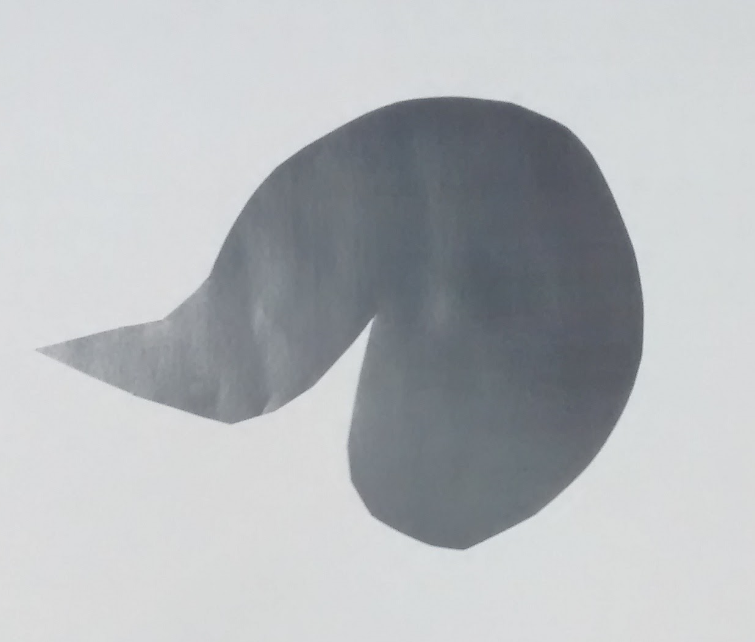
#> input picture shape.png, 755 x 642 px
$ python 'centro de massa.py'   (older library calls are emulated)
#> lines starting #> are read from the running program, lines starting #| are printed output that depends on the picture; after the words box and inside, x2 and y2 are one past the last pixel; in counts of white or black regions, pixels touching at a corner belong together
# ROTINA PARA OBTER CENTRO DE MASSA DE UMA OBJETO EM 2D A PARTIR DE UMA FOTO
# ALEXANDRE DE CASTRO MACIEL, DEP. DE FISICA DA UFPI
# MARCO DE 2016
# EXPLICACAO EM http://wp.me/P4JOA-gI

import matplotlib.pyplot as plt
import os
import os.path
import cv2

filename = 'shape.png'
threshold = 200

url = os.path.dirname(os.path.abspath(__file__))
img = cv2.imread(url+'/'+filename, cv2.CV_LOAD_IMAGE_GRAYSCALE)
#> img: shape (642, 755); min 82, max 232, mean 184.2
ret,thresh = cv2.threshold(img,threshold,255,cv2.THRESH_BINARY)
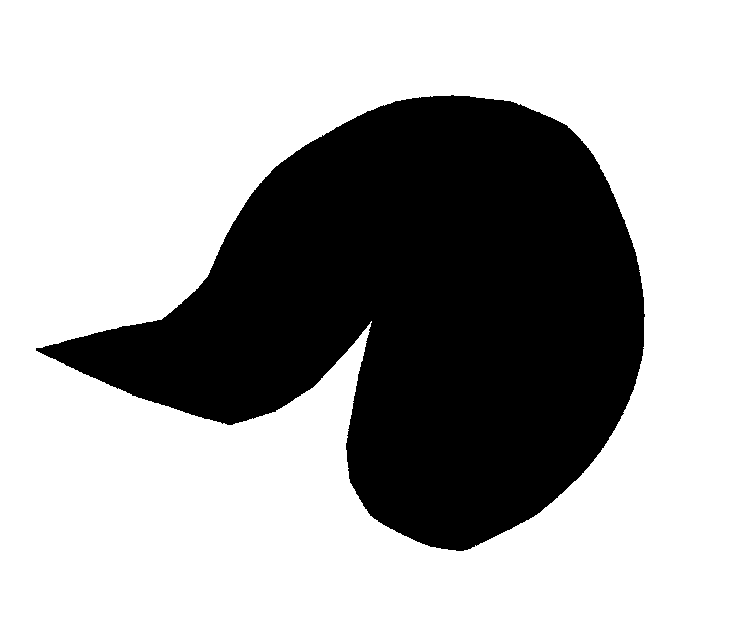
#> thresh: shape (642, 755); 68.3% white; 1 black region, box (x1, y1, x2, y2) and area: (36, 95, 645, 551) 153606
#> ret = 200
height, width = thresh.shape[:2]
#> height = 642; width = 755

mass = 0
Xcm  = 0.0
Ycm  = 0.0

for i in range(width) :
    for j in range(height) :
        if not thresh[j][i] :
            mass += 1
            Xcm  += i
            Ycm  += j
#> after the loop, Xcm = 64041834; Ycm = 47866468; mass = 153606

Xcm = Xcm/mass
#> Xcm = 416.9
Ycm = Ycm/mass
#> Ycm = 311.6

fig = plt.figure()
fig.clear()
plot = fig.add_subplot(111)
plot.imshow(thresh, 'gray')
plot.scatter([Xcm], [Ycm], s=30, c='yellow', edgecolors='red')
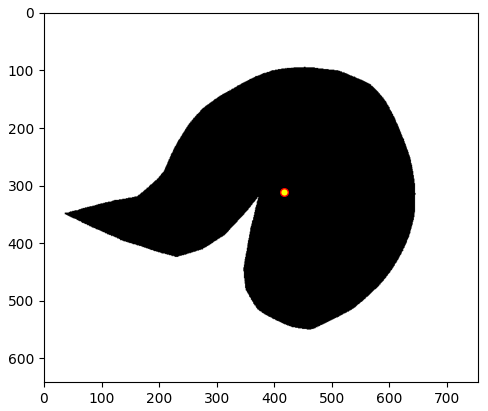
#> figure drawn by matplotlib, 1 panel

$ run again, with circle.png copied over shape.png
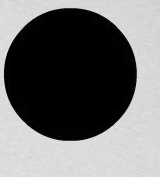
#> input picture circle.png, 160 x 177 px
#> img is the input picture: shape (177, 160); min 0, max 233, mean 111
#> `ret,thresh = cv2.threshold(img,threshold,255,cv2.THRESH_BINARY)`:
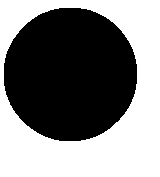
#> thresh: shape (177, 160); 50.4% white; 1 black region, box (x1, y1, x2, y2) and area: (4, 8, 137, 141) 14048
#> ret = 200
#> `plot.scatter([Xcm], [Ycm], s=30, c='yellow', edgecolors='red')`:
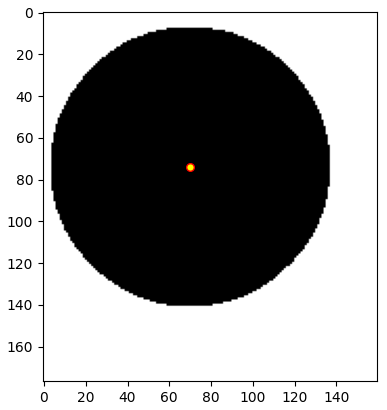
#> figure drawn by matplotlib, 1 panel

$ run again, with heart.png copied over shape.png
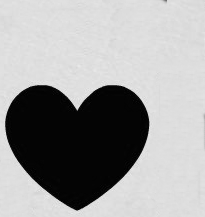
#> input picture heart.png, 205 x 217 px
#> img is the input picture: shape (217, 205); min 0, max 235, mean 158.7
#> `ret,thresh = cv2.threshold(img,threshold,255,cv2.THRESH_BINARY)`:
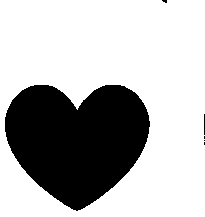
#> thresh: shape (217, 205); 70.6% white; 6 black regions (4 under 20 px), largest, box (x1, y1, x2, y2) and area: (5, 85, 150, 211) 13028, (204, 114, 205, 135) 21
#> ret = 200
#> `plot.scatter([Xcm], [Ycm], s=30, c='yellow', edgecolors='red')`:
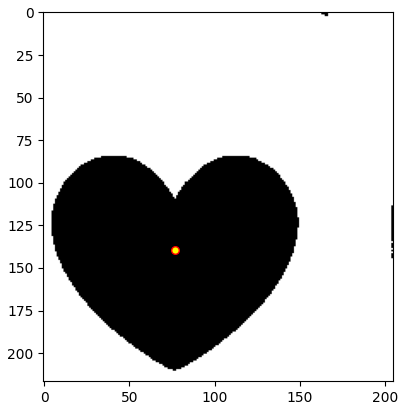
#> figure drawn by matplotlib, 1 panel
